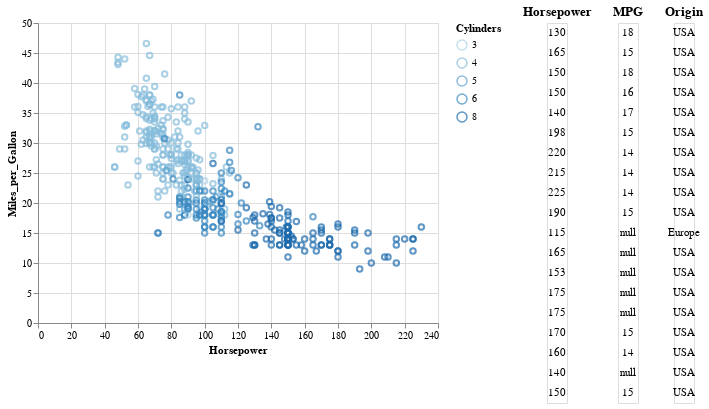

Notebook code cell kept with this figure:
### Code cell
import altair as alt
from vega_datasets import data

source = data.cars()

# Brush for selection
brush = alt.selection(type='interval')

# Scatter Plot
points = alt.Chart(source).mark_point().encode(
    x='Horsepower:Q',
    y='Miles_per_Gallon:Q',
    color=alt.condition(brush, 'Cylinders:O', alt.value('grey'))
).add_selection(brush)

# Base chart for data tables
ranked_text = alt.Chart(source).mark_text().encode(
    y=alt.Y('row_number:O',axis=None)
).transform_window(
    row_number='row_number()'
).transform_filter(
    brush
).transform_window(
    rank='rank(row_number)'
).transform_filter(
    alt.datum.rank<20
)

# Data Tables
horsepower = ranked_text.encode(text='Horsepower:N').properties(title='Horsepower')
mpg = ranked_text.encode(text='Miles_per_Gallon:N').properties(title='MPG')
origin = ranked_text.encode(text='Origin:N').properties(title='Origin')
text = alt.hconcat(horsepower, mpg, origin) # Combine data tables

# Build chart
alt.hconcat(
    points,
    text
).resolve_legend(
    color="independent"
)

### Figure 1 — Vega-Lite specification as saved in the notebook (floating-point values rounded to 4 significant figures; data arrays with more than 128 entries replaced by an {"elided": "..."} marker saying what was removed)
{"config": {"view": {"continuousWidth": 400, "continuousHeight": 300}}, "hconcat": [{"mark": "point", "encoding": {"color": {"condition": {"type": "ordinal", "field": "Cylinders", "selection": "selector002"}, "value": "grey"}, "x": {"type": "quantitative", "field": "Horsepower"}, "y": {"type": "quantitative", "field": "Miles_per_Gallon"}}, "selection": {"selector002": {"type": "interval"}}}, {"hconcat": [{"mark": "text", "encoding": {"text": {"type": "nominal", "field": "Horsepower"}, "y": {"type": "ordinal", "axis": null, "field": "row_number"}}, "title": "Horsepower", "transform": [{"window": [{"op": "row_number", "field": "", "as": "row_number"}]}, {"filter": {"selection": "selector002"}}, {"window": [{"op": "rank", "field": "row_number", "as": "rank"}]}, {"filter": "(datum.rank < 20)"}]}, {"mark": "text", "encoding": {"text": {"type": "nominal", "field": "Miles_per_Gallon"}, "y": {"type": "ordinal", "axis": null, "field": "row_number"}}, "title": "MPG", "transform": [{"window": [{"op": "row_number", "field": "", "as": "row_number"}]}, {"filter": {"selection": "selector002"}}, {"window": [{"op": "rank", "field": "row_number", "as": "rank"}]}, {"filter": "(datum.rank < 20)"}]}, {"mark": "text", "encoding": {"text": {"type": "nominal", "field": "Origin"}, "y": {"type": "ordinal", "axis": null, "field": "row_number"}}, "title": "Origin", "transform": [{"window": [{"op": "row_number", "field": "", "as": "row_number"}]}, {"filter": {"selection": "selector002"}}, {"window": [{"op": "rank", "field": "row_number", "as": "rank"}]}, {"filter": "(datum.rank < 20)"}]}]}], "data": {"name": "data-f02450ab61490a1363517a0190416235"}, "resolve": {"legend": {"color": "independent"}}, "$schema": "https://vega.github.io/schema/vega-lite/v4.8.1.json", "datasets": {"data-f02450ab61490a1363517a0190416235": {"elided": "406 records"}}}
